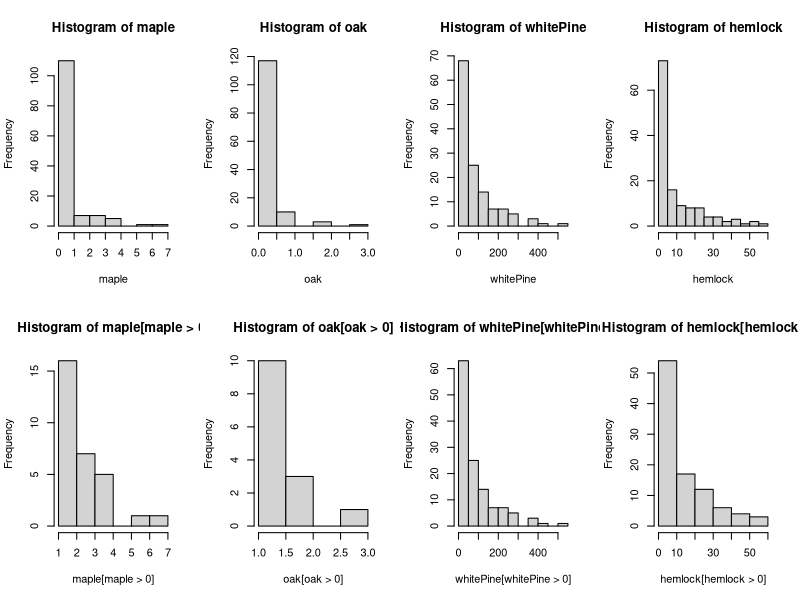
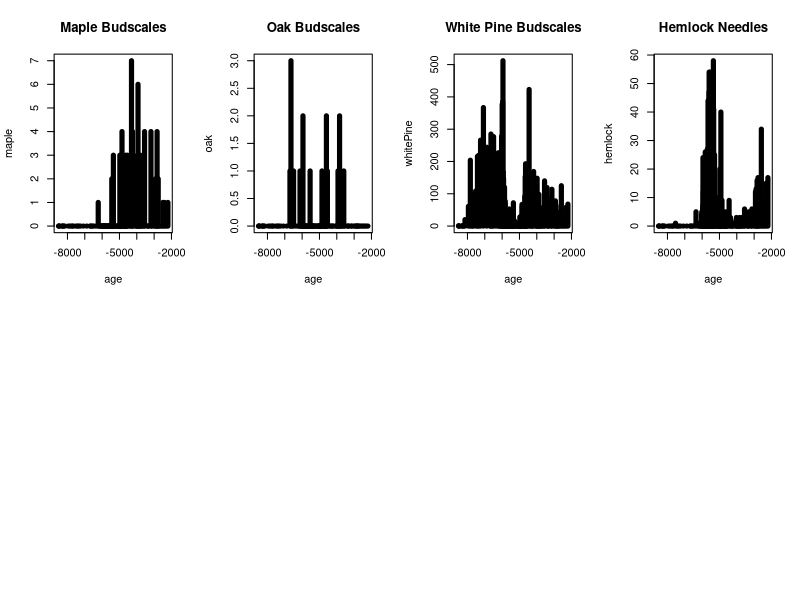

Source code (R) for these figures, in order:
## ---- chunk 1

tower <- read.csv("./data/TowerCore1Macros.csv")
tower <- tower[1:131,]
maple <- tower$Acersacbud
oak <- tower$Quercusbud
whitePine <- tower$Pinstbud
hemlock <- tower$TSCAneedle
macros <- cbind(maple, oak,whitePine,hemlock)
depth <- -tower$depth
age <- round(-tower$age,0)
vols <- tower$volume


par(mfrow=c(2,4))
hist(maple)
hist(oak)
hist(whitePine)
hist(hemlock)

hist(maple[maple>0])
hist(oak[oak>0])
hist(whitePine[whitePine>0])
hist(hemlock[hemlock>0])

## ---- chunk 2

plot(age, maple, type="h", lwd = 5)
title("Maple Budscales")

plot(age, oak, type="h", lwd = 5)
title("Oak Budscales")

plot(age, whitePine, type="h", lwd = 5)
title("White Pine Budscales")

plot(age, hemlock, type="h", lwd = 5)
title("Hemlock Needles")

